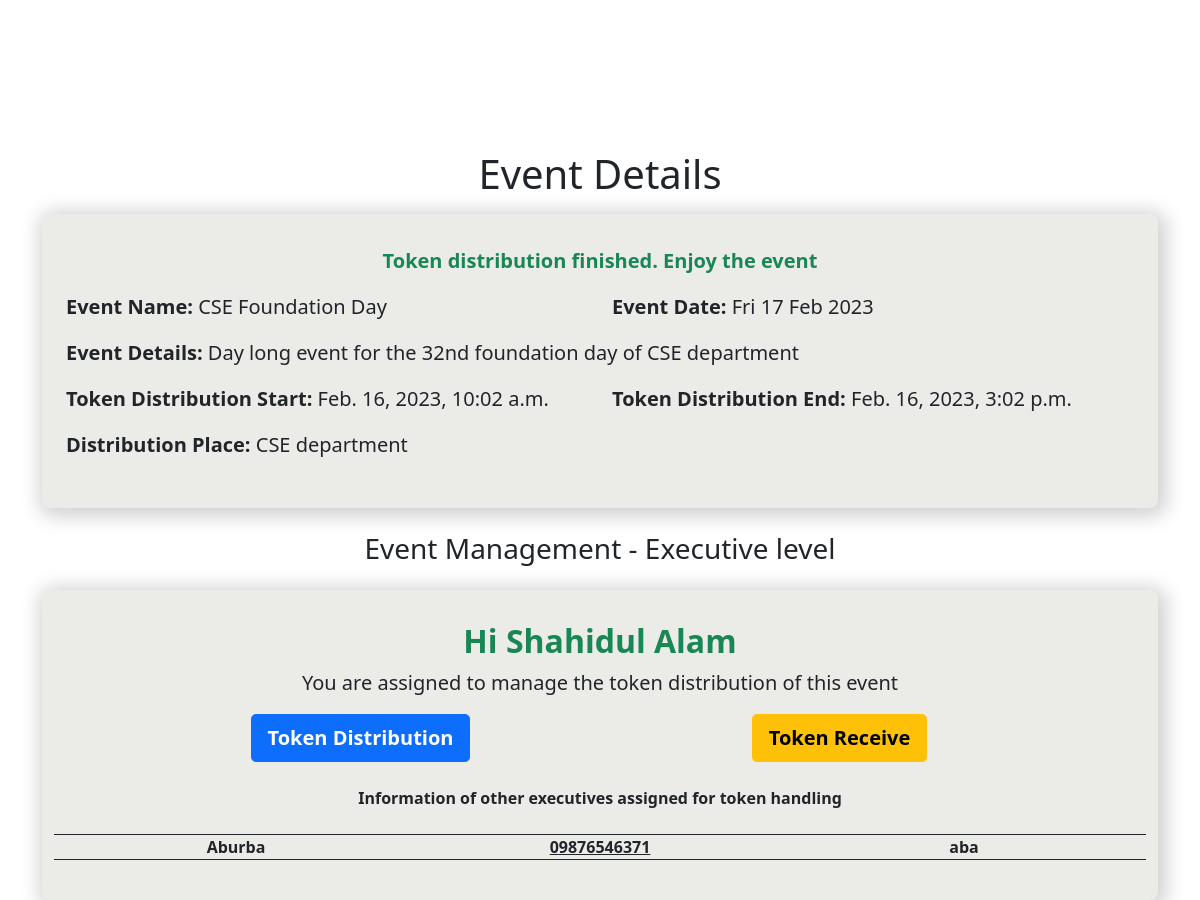
The app's page /event/1 (signed in), older data.
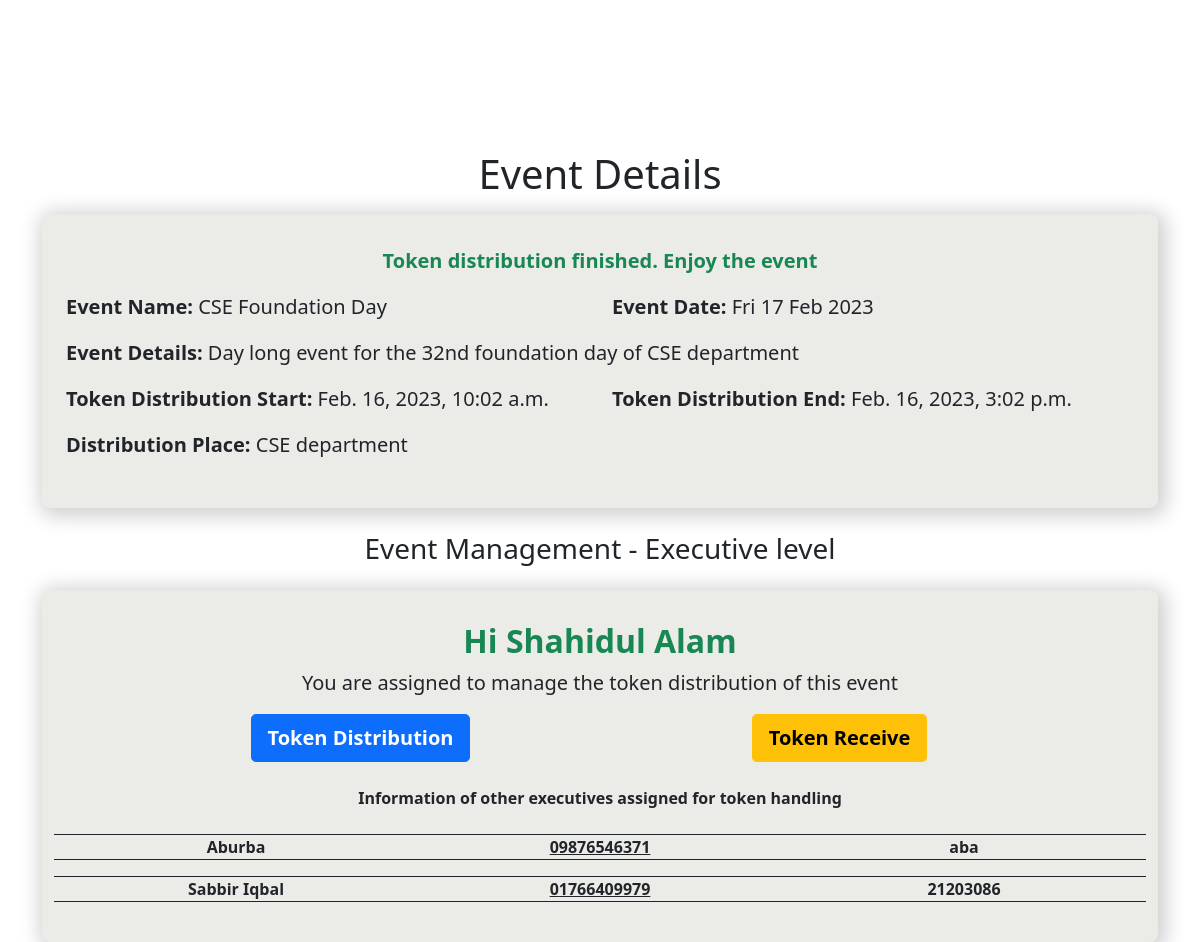
The same page, newer data.
### users/models.py (models this page shows, shortened)
class EventPermission(models.Model):
    event = models.ForeignKey(Event,verbose_name=("Event"),null=True,blank=True,on_delete=models.CASCADE)
    user = models.ForeignKey(User,verbose_name=("User"),null=True,blank=True,on_delete=models.CASCADE)

class User(AbstractUser):
    phone = models.IntegerField(_("Phone"),unique=True,blank=True,null=True)
    name = models.CharField(max_length=50,null=True,blank=True)
    is_admin = models.BooleanField(default=False)
    is_executive = models.BooleanField(default=True)

### token_dist/views.py (the view)
# urls.py: path('event/<int:pk>',views.event, name="event_details"),
def event(request, pk):
    user = request.user
    event = Event.objects.get(id=pk)
    token_status = "Token distribution has not started yet. Stay Tuned"
    current_date = now()
    current_date = int(current_date.strftime('%Y%m%d%H%M'))
    end_event = event.event_date
    end_event = int(end_event.strftime('%Y%m%d%H%M'))
    if current_date > end_event:
        token_status = "Event Finished. Thanks for your co-operation"
    else:
        try:
            start_date = event.token_dist_start
            end_date = event.token_dist_end
            place = event.distribution_place
            start_date = int(start_date.strftime('%Y%m%d%H%M'))
            end_date = int(end_date.strftime('%Y%m%d%H%M'))
            if current_date >= start_date and current_date <= end_date:
                token_status = "Token distribution started. Collect the token from " + place
            elif current_date < start_date:
                pass
            elif current_date > end_date:
                token_status = "Token distribution finished. Enjoy the event"
        except:
            pass
    context = {
            "event": event,
            "token_status": token_status
        }
    if user.is_authenticated:
        if user.is_admin:
            tags = Tag.objects.all()
            users = User.objects.all().exclude(is_admin=True)
            epall = EventPermission.objects.filter(event=event)
            stu_list = StudentList.objects.filter(event = event).count()
            context["tags"] = tags
            context["users"] = users
            context["epall"] = epall
            context["stu_list"] = stu_list
            return render(request, "event_admin.html", context)
        else:
            try:
                ep = EventPermission.objects.get(user=user,event=event)
                epall = EventPermission.objects.filter(event=event).exclude(user=user)
                context["user"] = user
                context["epall"] = epall
            except:
                return render(request, "event.html", context)
            return render(request, "event_executive.html", context)
    else:
        return render(request, "event.html", context)

### templates/event_executive.html (shortened to what the changed rows need)
{% extends 'base.html' %}
{% load static %}
{% block body %}
<div class="main">
    <div class="container">
        <h1 class="title_header">Event Details</h1>
        <div class="main_body mt-4 px-4">
            <div class="row text-center">
                <h2 class="text-success fw-bold">Hi {{user.name}}</h2>
            </div>
            <div class="row mt-4">
                {% if epall %}
                    {% for event in epall %}
                    <div class="row my-2 justify-content-center text-lg-center gap-lg-0 gap-2 border-top border-bottom border-dark glutter">
                        <div class="col-lg-4">
                            <p class="fw-bold mb-0">{{event.user.name}}</p>
                        </div>
                        <div class="col-lg-4">
                            <a class="fw-bold text-dark" href="tel:0{{event.user.phone}}">0{{event.user.phone}}</a>
                        </div>
                        <div class="col-lg-4">
                            <p class="fw-bold mb-0">{{event.user.username}}</p>
                        </div>
                    </div>
                    {% endfor %}
                {% else %}
                    <p class="text-danger text-center fw-bold">Only you are assigned for this event.</p>
                {% endif %}
            </div>
        </div>
    </div>
</div>
{% endblock body %}

Row changes from the older to the newer data that the page shows:
added EventPermission: user.name "Sabbir Iqbal", user.phone "1766409979", user.username "21203086"
